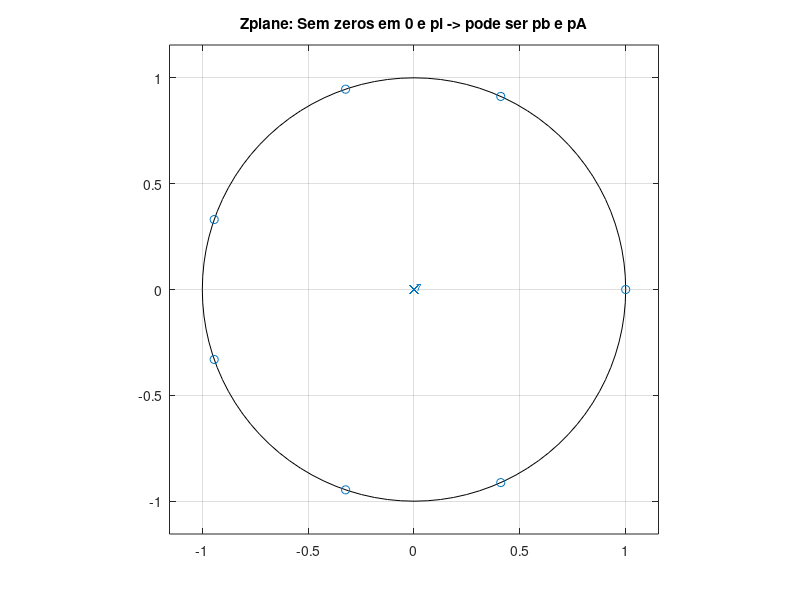
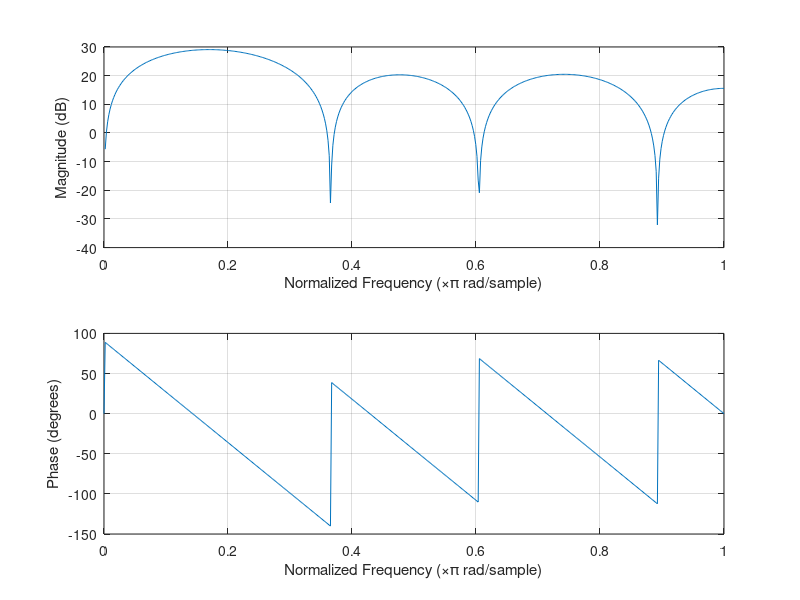
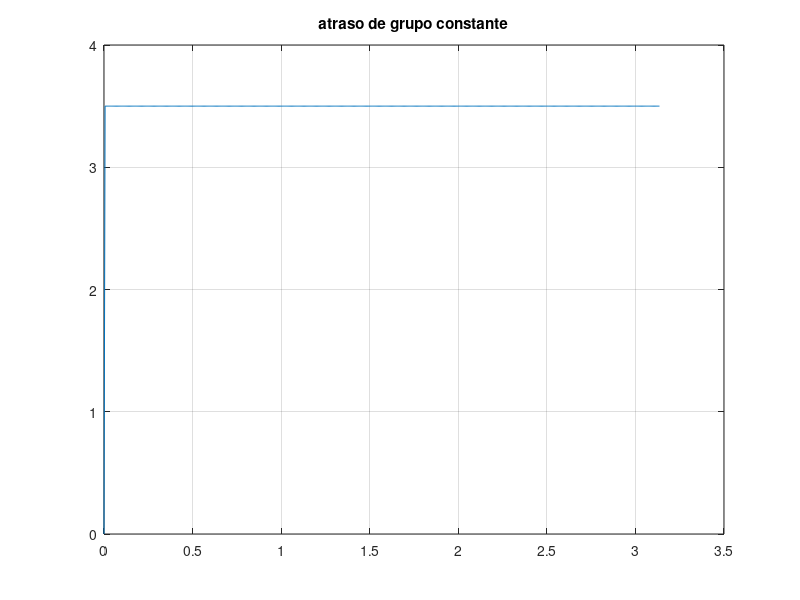

The MATLAB source for these figures, in order:
%% Criando coeficientes para o filtro digital do tipo 1
clc
clear all
close all

b = [.7 .5 .3 2 1 2 .3 .5 .7];  %Coeficientes simétricos

figure(1);
zplane(b,1);
title('Zplane: Sem zeros em 0 e pi -> pode ser pb e pA');

figure(2);
freqz(b,1);

figure(3)
grpdelay(b,1);
title('atraso de grupo constante');

%% Criando coeficientes para o filtro digital do tipo II

clear all
close all
clc

b = [7 5 3 2 2 3 5 7];  %Coeficientes simétricos sem membro central

figure(1);
zplane(b,1);
title('Zplane: Sem zeros em 0 e pi -> pode ser pb e pA');

figure(2);
freqz(b,1);

figure(3)
grpdelay(b,1);
title('atraso de grupo constante');


%% Criando coeficientes para o filtro digital do tipo III

clear all
close all
clc

b = [7 5 3 2 0 -2 -3 -5 -7];  %Coeficientes assimétricos

figure(1);
zplane(b,1);
title('Zplane: Sem zeros em 0 e pi -> pode ser pb e pA');

figure(2);
freqz(b,1);

figure(3)
grpdelay(b,1);
title('atraso de grupo constante');

%% Criando coeficientes para o filtro digital do tipo IV

clear all
close all
clc

b = [7 5 3 2 -2 -3 -5 -7];  %Coeficientes assimétricos sem membro central

figure(1);
zplane(b,1);
title('Zplane: Sem zeros em 0 e pi -> pode ser pb e pA');

figure(2);
freqz(b,1);

figure(3)
grpdelay(b,1);
title('atraso de grupo constante');
